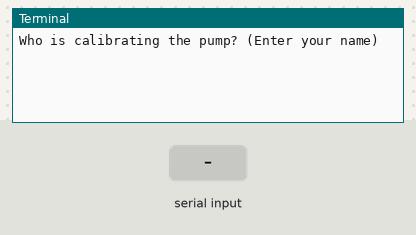
The program below on a simulated Raspberry Pi (BCM pin numbers). Parts: the last lines printed to the terminal. The inputs (shaded band) are chosen by the test bench. The clock reads 2024-03-15 10:24:30 at power-on unless the program sets it; system figures (address, load, memory, disk, uptime) are fixed made-up values.

Above: at 1.2 s.
1.3 s: "1" typed at the terminal, then Enter
At 2.0 s:
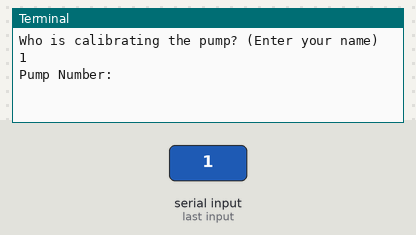
2.8 s: "2" typed at the terminal, then Enter
At 3.8 s:
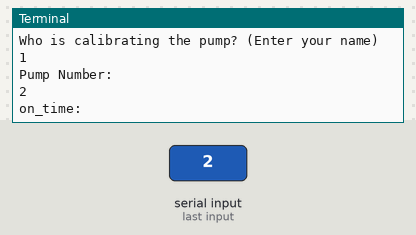
4.3 s: "3" typed at the terminal, then Enter
At 4.9 s:
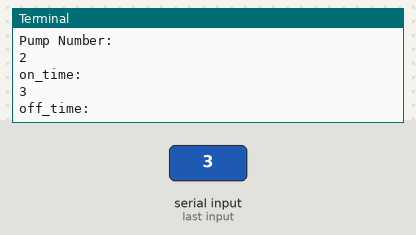
5.8 s: "4" typed at the terminal, then Enter
At 7.0 s:
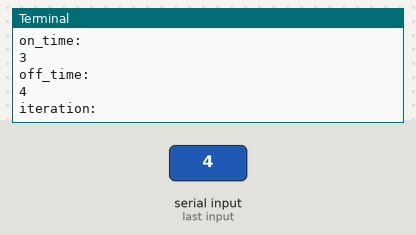
7.3 s: "5" typed at the terminal, then Enter
At 8.4 s:
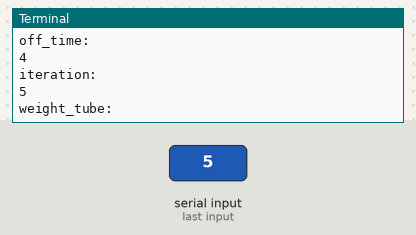
Timing chart, 0 to 9.8 s (numbered marks = the images above; inputs shaded):
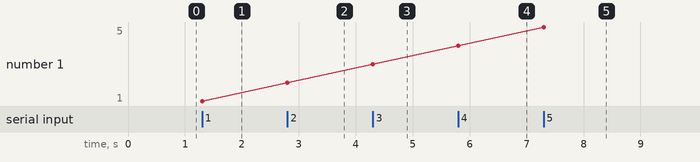

The program:

calibrate.py
```python
# calibrate.py
"""
author: tian qiu
date: 2023-03-22
name: calibrate.py
goal: calibrating the the pump and log the data entry
description:

"""
from datetime import datetime
import io
from subprocess import check_output
from gpiozero import LED
import time

datestr = str(datetime.now().strftime("%Y-%m-%d"))
timestr = str(datetime.now().strftime('%H%M%S'))
calibrator = str(input("Who is calibrating the pump? (Enter your name)"))
box_number = check_output(['hostname', '-I']).decode('ascii')[-5:-2]
base_path = "/home/pi/experiment_info/calibration_info/"
calibration_filename = base_path + "calibration_box" + str(box_number) + "_" + str(
    calibrator) + "_" + datestr + timestr + '.csv'
# initiate the calibration list for logging at the end
calibration_log = []  # initiate calibration list for appending


def calibration_flush(calibration_filename, calibration_log):
    print("Flushing: " + calibration_filename)
    with io.open(calibration_filename, 'w') as f:
        f.write('pump_number, on_time, off_time, iteration, weight_tube, weight_total, weight_fluid\n')
        for entry in calibration_log:
            f.write('%f, %f, %f, %f, %f, %f, %f\n' % entry)


# class Pump(object):  # specifically for calibration, different from the behavbox pump object
#     def __init__(self):
#         self.pump1 = LED(19)
#         self.pump2 = LED(20)
#         self.pump3 = LED(21)
#         self.pump4 = LED(7)
#         self.pump_air = LED(8)
#         self.pump_vacuum = LED(25)
#
#     def reward(self, which_pump, on_time, off_time, iteration):
#         if which_pump == "1":
#             self.pump1.blink(on_time, off_time, iteration)
#             print("pump1, " + str(on_time) + str(off_time) + str(iteration))
#         elif which_pump == "2":
#             self.pump2.blink(on_time, off_time, iteration)
#             print("pump2, " + str(on_time) + str(off_time) + str(iteration))
#         elif which_pump == "3":
#             self.pump3.blink(on_time, off_time, iteration)
#             print("pump3, " + str(on_time) + str(off_time) + str(iteration))
#         elif which_pump == "4":
#             self.pump4.blink(on_time, off_time, iteration)
#             print("pump4, " + str(on_time) + str(off_time) + str(iteration))


# initiate pump
# pump = Pump()

while True:
    pump_number = str(input("Pump Number: "))  # user inputs the pump number they intend to calibrate at the moment
    on_duration = float(input("on_time: "))
    off_duration = float(input("off_time: "))
    pulse_time = float(input("iteration: "))
    weight_tube = float(input("weight_tube: "))
    # deliver the water using the pump object
    # pump.reward(pump_number, on_duration, off_duration, pulse_time)
    if pump_number == "1":
        LED(19).blink(on_time, off_time, iteration)
        print("pump1, " + str(on_time) + str(off_time) + str(iteration))
    elif pump_number == "2":
        LED(20).blink(on_time, off_time, iteration)
        print("pump2, " + str(on_time) + str(off_time) + str(iteration))
    elif pump_number == "3":
        LED(21).blink(on_time, off_time, iteration)
        print("pump3, " + str(on_time) + str(off_time) + str(iteration))
    elif pump_number == "4":
        LED(7).blink(on_time, off_time, iteration)
        print("pump4, " + str(on_time) + str(off_time) + str(iteration))
    time.sleep((on_duration+off_duration)*pulse_time + 0.1)
    print("Please go weight the container with the liquid!\n")
    weight_total = float(input("weight_total: "))
    weight_fluid = weight_total - weight_tube
    calibration_log.append(
        (pump_number, on_duration, off_duration,
         pulse_time, weight_tube, weight_total, weight_fluid)
    )
    abort_or_not = str(input("Abort the program?(Y/N) \n")).upper()
    if abort_or_not == 'Y':
        break

print("Flushing the calibration data ...\n")
calibration_flush(calibration_filename, calibration_log)

print("DONE")
```

Measured:
- after the input at 1.3 s, the terminal: prints a new line at once (image 1)
- after the input at 2.8 s, the terminal: prints a new line at once (image 2)
- after the input at 4.3 s, the terminal: prints a new line at once (image 3)
- after the input at 5.8 s, the terminal: prints a new line at once (image 4)
- after the input at 7.3 s, the terminal: prints a new line at once (image 5)
- plotted number 1: 1 → 2 after the input at 2.8 s, 2 → 3 after the input at 4.3 s, 3 → 4 after the input at 5.8 s, 4 → 5 after the input at 7.3 s
